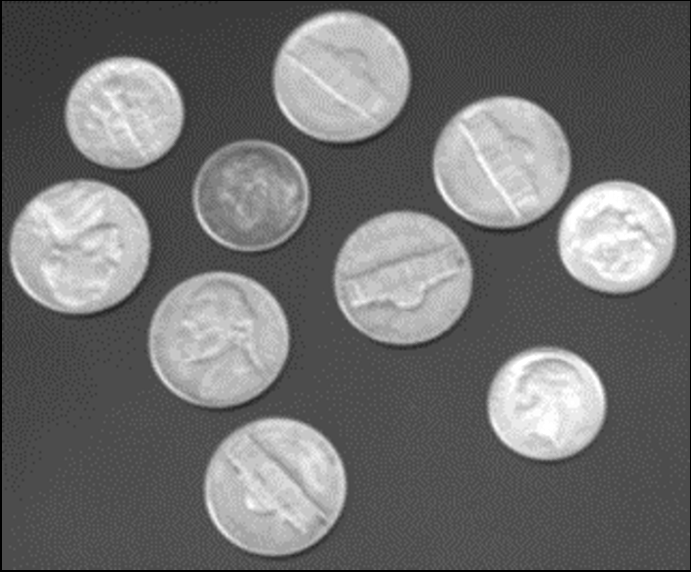
//> input picture 课堂练习二/images/coins.jpg, 691 x 572 px
$ ./main '../课堂练习二/images/coins.jpg'   (built with g++ and OpenCV 4)
//> lines starting //> are read from the running program, lines starting //| are printed output that depends on the picture
/**
 * 机器视觉课程作业 —— 实验 01：RGB 图像像素操作
 *
 * 课件原始示例（逐像素把 R/G/B 三个通道各除以 2，图像整体变暗）：
 *
 *   Mat srcMat = imread("D:\\coins.png");
 *   int height = srcMat.rows;
 *   int width  = srcMat.cols;
 *   for (int j = 0; j < height; j++)
 *       for (int i = 0; i < width; i++) {
 *           srcMat.at<Vec3b>(j, i)[0] = srcMat.at<Vec3b>(j, i)[0] / 2;
 *           srcMat.at<Vec3b>(j, i)[1] = srcMat.at<Vec3b>(j, i)[1] / 2;
 *           srcMat.at<Vec3b>(j, i)[2] = srcMat.at<Vec3b>(j, i)[2] / 2;
 *       }
 *   imshow("test", srcMat);
 *   waitKey(0);
 *
 * 本程序在保留上述核心逻辑的前提下扩展了三点：
 *   1. 支持整目录批处理：默认读取 D:\chiikawa，目录不存在时读取工程内 images/；
 *   2. 支持中文路径：用 imdecode / imencode 绕开 imread / imwrite 的编码问题；
 *   3. 支持 --headless 无窗口模式，直接输出结果图，便于批处理与自动化验证。
 *
 * 用法：
 *   rgb_pixel_demo.exe                        # 处理默认目录 D:\chiikawa（不存在则用 images/）
 *   rgb_pixel_demo.exe <图片或文件夹>            # 处理指定图片或整个文件夹
 *   rgb_pixel_demo.exe <目标> --out results     # 指定输出目录（默认 output）
 *   rgb_pixel_demo.exe <目标> --headless        # 不弹窗口，只保存结果图
 */

#ifdef _WIN32
#define NOMINMAX
#include <windows.h>
#endif

#include <opencv2/opencv.hpp>

#include <algorithm>
#include <filesystem>
#include <fstream>
#include <iostream>
#include <string>
#include <vector>

namespace fs = std::filesystem;
using namespace cv;
using namespace std;

namespace {

const vector<string> kImageExt = {".png", ".jpg", ".jpeg", ".bmp",
                                 ".tif", ".tiff", ".webp"};

string toLower(string s) {
    transform(s.begin(), s.end(), s.begin(),
              [](char c) { return static_cast<char>(std::tolower(static_cast<unsigned char>(c))); });
    return s;
}

bool isImageFile(const fs::path& p) {
    const string ext = toLower(p.extension().string());
    return find(kImageExt.begin(), kImageExt.end(), ext) != kImageExt.end();
}

/** 读取图片，路径可以是中文；失败返回空 Mat。 */
Mat imreadUnicode(const fs::path& path, int flags = IMREAD_COLOR) {
    ifstream in(path, ios::binary);
    if (!in) {
        return Mat();
    }
    vector<uchar> buf((istreambuf_iterator<char>(in)), istreambuf_iterator<char>());
    if (buf.empty()) {
        return Mat();
    }
    return imdecode(buf, flags);
}

/** 写出图片，路径可以是中文；格式由扩展名决定。 */
bool imwriteUnicode(const fs::path& path, const Mat& img) {
    string ext = path.extension().string();
    if (ext.empty()) {
        ext = ".png";
    }
    vector<uchar> buf;
    if (!imencode(ext, img, buf)) {
        return false;
    }
    ofstream out(path, ios::binary);
    if (!out) {
        return false;
    }
    out.write(reinterpret_cast<const char*>(buf.data()),
              static_cast<streamsize>(buf.size()));
    return out.good();
}

/**
 * 课件核心：逐像素、逐通道把像素值除以 2。
 * at<Vec3b>(行, 列) 返回 BGR 三通道像素，[0]=B、[1]=G、[2]=R。
 */
Mat darkenHalf(const Mat& src) {
    Mat dst = src.clone();
    const int height = dst.rows;
    const int width = dst.cols;
    for (int j = 0; j < height; ++j) {
        for (int i = 0; i < width; ++i) {
            Vec3b& px = dst.at<Vec3b>(j, i);
            px[0] = static_cast<uchar>(px[0] / 2);
            px[1] = static_cast<uchar>(px[1] / 2);
            px[2] = static_cast<uchar>(px[2] / 2);
        }
    }
    return dst;
}

vector<fs::path> collectInputs(const fs::path& target) {
    vector<fs::path> files;
    if (fs::is_directory(target)) {
        for (const auto& entry : fs::directory_iterator(target)) {
            if (entry.is_regular_file() && isImageFile(entry.path())) {
                files.push_back(entry.path());
            }
        }
        sort(files.begin(), files.end());
    } else if (fs::is_regular_file(target)) {
        files.push_back(target);
    }
    return files;
}

/** 默认输入目录：优先 D:\chiikawa，其次工程内 images/。 */
fs::path defaultInputDir() {
    const fs::path kPreferred = "D:/chiikawa";
    if (fs::exists(kPreferred) && fs::is_directory(kPreferred)) {
        return kPreferred;
    }
    return "images";
}

void printUsage() {
    cout << "用法:\n"
         << "  rgb_pixel_demo.exe [图片或文件夹] [--out 输出目录] [--headless]\n"
         << "\n"
         << "  不带参数时默认读取 D:\\chiikawa（不存在则读取工程内 images/）\n"
         << "  --out DIR    输出目录，默认 output\n"
         << "  --headless   不弹窗口，只保存结果图\n";
}

}  // namespace

int main(int argc, char** argv) {
#ifdef _WIN32
    SetConsoleOutputCP(CP_UTF8);
#endif

    bool headless = false;
    fs::path outDir = "output";
    fs::path target;

    for (int k = 1; k < argc; ++k) {
        const string arg = argv[k];
        if (arg == "--headless") {
            headless = true;
        } else if (arg == "--out" && k + 1 < argc) {
            outDir = argv[++k];
        } else if (arg == "-h" || arg == "--help") {
            printUsage();
            return 0;
        } else {
            target = arg;
        }
    }

    if (target.empty()) {
        target = defaultInputDir();
    }

    cout << "输入目标: " << target.string() << "\n";

    if (!fs::exists(target)) {
        cout << "错误：路径不存在 —— " << target.string() << "\n"
             << "请把图片放进该目录，或在命令行中传入图片/文件夹路径。\n";
        return 1;
    }

    const vector<fs::path> files = collectInputs(target);
    if (files.empty()) {
        cout << "错误：目录中没有可处理的图片（支持 png/jpg/jpeg/bmp/tif/tiff/webp）。\n";
        return 1;
    }

    fs::create_directories(outDir);
    cout << "输出目录: " << outDir.string() << "\n"
         << "共 " << files.size() << " 张待处理\n";

    int handled = 0;
    for (const fs::path& file : files) {
        Mat src = imreadUnicode(file, IMREAD_COLOR);
//> src is the input picture: 572 rows x 691 cols, CV_8UC3; min 0, max 255, mean 111
        if (src.empty()) {
            cout << "[跳过] 读取失败: " << file.string() << "\n";
            continue;
        }

        Mat dark = darkenHalf(src);
//> after the loop in darkenHalf, `for (int j = 0; j < height; ++j)`:
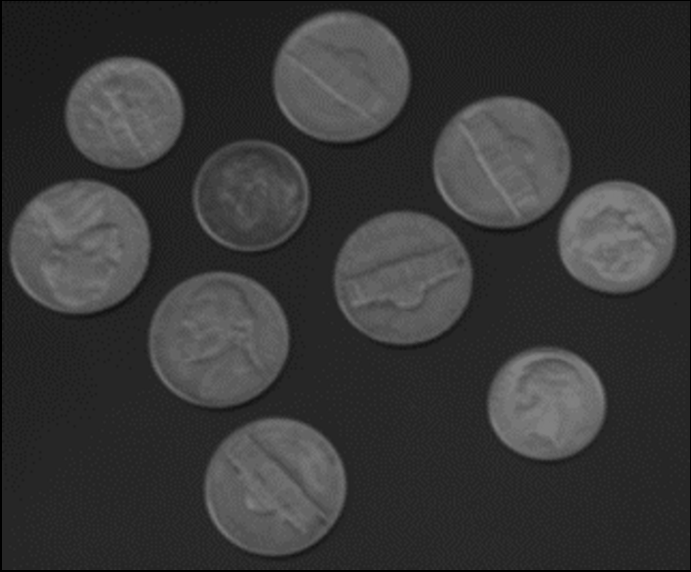
//> dst: 572 rows x 691 cols, CV_8UC3; min 0, max 127, mean 55.3

        // 平均值应约为原图的一半，可直接作为「像素除以 2」是否生效的验证指标。
        const Scalar meanSrc = mean(src);
//> meanSrc = Scalar(111, 111, 111)
        const Scalar meanDark = mean(dark);
//> meanDark = Scalar(55.25, 55.25, 55.25)

        cout << "[处理] " << file.filename().string() << "\n"
             << "        尺寸 " << src.cols << " x " << src.rows
             << "，通道 " << src.channels() << "\n"
             << "        平均 B/G/R: " << meanSrc[0] << " / " << meanSrc[1] << " / "
             << meanSrc[2] << "  ->  " << meanDark[0] << " / " << meanDark[1] << " / "
             << meanDark[2] << "\n";
//| [处理] coins.jpg
//|         尺寸 691 x 572，通道 3
//|         平均 B/G/R: 110.962 / 110.962 / 110.962  ->  55.2534 / 55.2534 / 55.2534

        const fs::path darkPath = outDir / (file.stem().string() + "_dark.png");
        const fs::path cmpPath = outDir / (file.stem().string() + "_compare.png");

        if (!imwriteUnicode(darkPath, dark)) {
            cout << "[警告] 结果图写入失败: " << darkPath.string() << "\n";
        }
//> in imwriteUnicode, `string ext = path.extension().string();`: ext = ".png"
//> in imwriteUnicode, `if (!imencode(ext, img, buf)) { return false; }`: buf = 411585 items
        cout << "        已保存: " << darkPath.string() << "\n";

        // 左右并排的对比图，方便一眼看出变暗效果。
        Mat cmp;
        if (src.cols > 1600) {
            Mat s1, s2;
            resize(src, s1, Size(), 0.5, 0.5, INTER_AREA);
            resize(dark, s2, Size(), 0.5, 0.5, INTER_AREA);
            hconcat(s1, s2, cmp);
        } else {
            hconcat(src, dark, cmp);
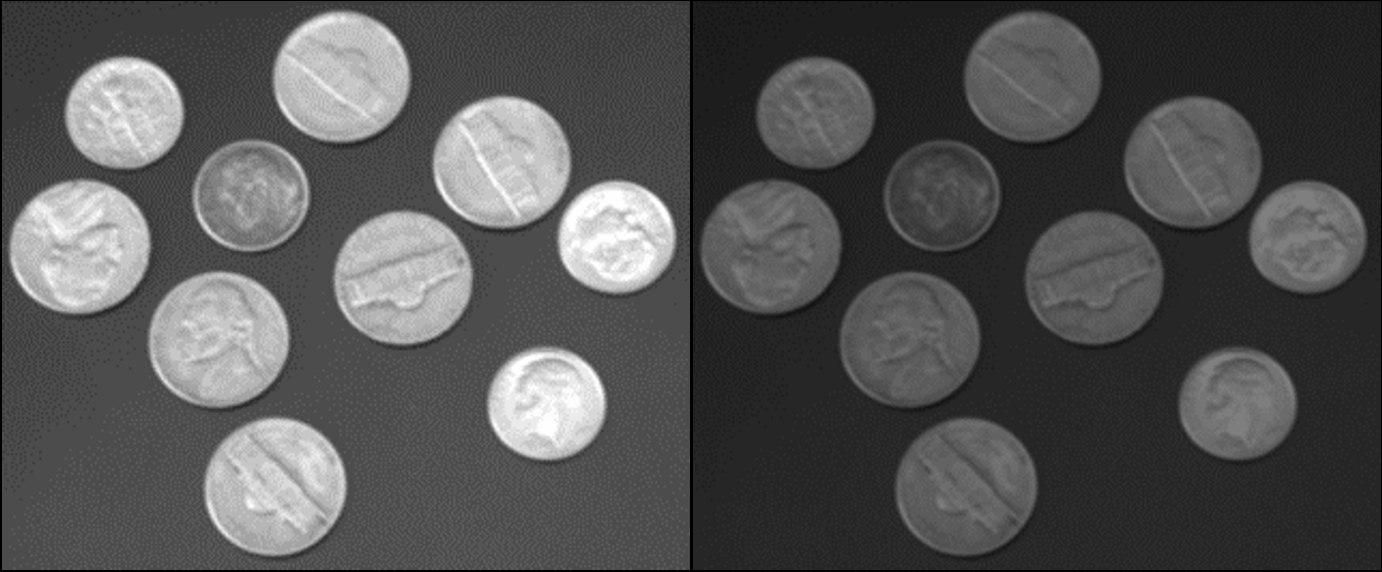
//> cmp: 572 rows x 1382 cols, CV_8UC3; min 0, max 255, mean 83.1
        }
        if (imwriteUnicode(cmpPath, cmp)) {
            cout << "        对比图: " << cmpPath.string() << "\n";
        }

        ++handled;

        if (!headless) {
            const string win = "RGB pixel op - " + file.filename().string();
            imshow(win, cmp);
            cout << "        按任意键继续，按 ESC 退出\n";
            const int key = waitKey(0);
//> the space key is pressed
            destroyWindow(win);
            if (key == 27) {
                break;
            }
        }
    }

    cout << "完成，共处理 " << handled << " 张。\n";
    return handled > 0 ? 0 : 1;
}
